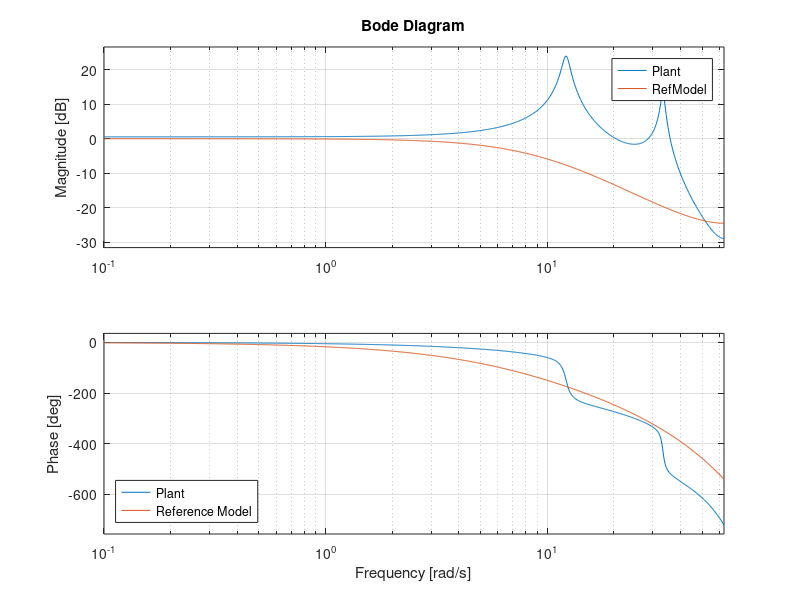

This figure's MATLAB source: (Note: this script raises an error after producing the figure.)

%% Example data

N = 512;   % Number of samples
Ts = .05;  % Sample Time [s]

t_end = N*Ts - Ts;
t  = 0:Ts:t_end;   % Time vector

z = tf('z', Ts);

% Plant Model
B = (.28261 +  .50666 * z^-1);
A = (1 - 1.41833 * z^-1 + 1.58939 * z^-2 - 1.31608 * z^-3 + .88642 * z^-4);

Plant = z^-3 * B / A; 
Plant.Variable = 'z^-1';

% Reference Model
omega_bar = 10; 
alpha = exp(-Ts * omega_bar); 
RefModel = z^-3 * (1 - alpha)^2 / (1 - alpha * z^-1)^2;
RefModel.Variable = 'z^-1';

% Controller family
c1 =    1 / (1 - z^-1);  c1.Variable = 'z^-1';
c2 = z^-1 / (1 - z^-1);  c2.Variable = 'z^-1';  
c3 = z^-2 / (1 - z^-1);  c3.Variable = 'z^-1';
c4 = z^-3 / (1 - z^-1);  c4.Variable = 'z^-1';
c5 = z^-4 / (1 - z^-1);  c5.Variable = 'z^-1';
c6 = z^-5 / (1 - z^-1);  c6.Variable = 'z^-1';
Controller = [c1 c2 c3 c4 c5 c6].';

% Input/Output signals
u = wgn(N, 1, 0);
y = lsim(Plant, u, t);

%% Compare Plant and Ref Model

figure()
    bode(Plant, RefModel);
    legend('Plant', 'Reference Model', 'location', 'SouthWest');
    grid on;
    
%% Calculate optimal controller

OptimalController = VRFT1_ry(u, y, RefModel,  Controller, [], [], []);
OptimalController.Variable = 'z^-1'; 

%% Calculate parameter vector: 
% Since the form of the model is so different we use an identification approach
% to calculate the original terms of the controller
%
% To verify the calculation we can run it using the controller provided in the
% paper (SolvedController, defined below). The values of theta that come out are
% the same that came in so the formula must work. 


A = OptimalController.Numerator{:}; 
theta = zeros(1, 6); 

theta(1) = A(1); 
theta(2) = A(2) + 5 * theta(1); 
theta(3) = A(3) + 5 * theta(2) - 10 * theta(1);
theta(4) = A(4) + 5 * theta(3) - 10 * theta(2) + 10 * theta(1);
theta(5) = A(5) + 5 * theta(4) - 10 * theta(3) + 10 * theta(2) - 5 * theta(1);
theta(6) = A(6) + 5 * theta(5) - 10 * theta(4) + 10 * theta(3) - 5 * theta(2) + theta(1);

theta_down = theta; 

theta = zeros(1, 6); 

theta(6) = -A(11); 
theta(5) = -A(10) + 5 * theta(6);
theta(4) = -A(9)  + 5 * theta(5) - 10 * theta(6);
theta(3) = -A(8)  + 5 * theta(4) - 10 * theta(5) + 10 * theta(6);
theta(2) = -A(7)  + 5 * theta(3) - 10 * theta(4) + 10 * theta(5) - 5 * theta(6);
theta(1) = -A(6)  + 5 * theta(2) - 10 * theta(3) + 10 * theta(4) - 5 * theta(5) + theta(6);

theta_up = theta; 

fprintf('Calculated parameters: \n\n');

fprintf('+---------+----------+------------+---------+\n');
fprintf('| Theta N | Value Up | Value Down |   Error |\n');
fprintf('+---------+----------+------------+---------+\n');
for k = 1:length(theta_up)
   fprintf('| %7i | %8.4f |   %8.4f | %7.4f |\n', ...
       k-1, theta_up(k), theta_down(k), abs(theta_up(k) - theta_down(k)) / theta_up(k) * 100 ); 
end
fprintf('+---------+----------+------------+---------+\n');

%% Compare ou model with the one provided by the paper

SolvedController = Controller.' * [.14724, -.25016, .29166, -.25678, .18587, -.03717]';

SolvedLoop = SolvedController * Plant;
OptimalLoop = OptimalController * Plant;

SolvedPlant = feedback(SolvedLoop, 1);
OptimalPlant = feedback(OptimalLoop, 1);

figure()
    % step(SolvedLoop, OptimalLoop);
    step(SolvedPlant, OptimalPlant);
    legend('Solved Controller', 'Optimal Controller');
    grid on;

%% Compare controlled plant and reference 

ControlledPlant = feedback(OptimalController * Plant, 1);
figure()
    bode(ControlledPlant, RefModel); 
    legend('Controlled Plant', 'ReferenceModel', 'location', 'SouthWest');
    grid on;